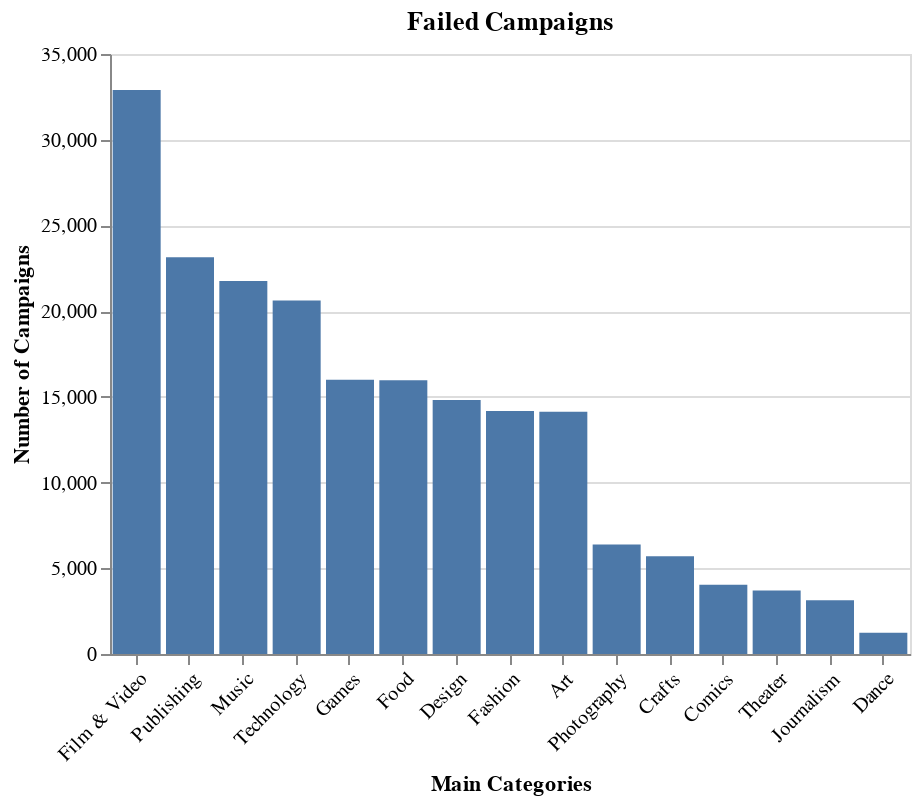

Notebook code cell kept with this figure:
### Code cell
"""
Realizamos lo mismo para las campañas fallidas.
"""


failed = df.loc[df.state=='failed']
main_categories_failure = failed.main_category.value_counts()
main_categories_failure_use = pd.DataFrame({
    'Main Categories' : main_categories_failure.index,
    'Number of Campaigns' : main_categories_failure.values
})
alt.Chart(main_categories_failure_use, title='Failed Campaigns').mark_bar().encode(
    x = alt.X('Main Categories', sort = main_categories.values, axis =  alt.Axis(labelAngle=-45)),
    y = 'Number of Campaigns',
    tooltip = ('Number of Campaigns')
).properties(width = 400)

### Figure 1 — Vega-Lite specification as saved in the notebook (floating-point values rounded to 4 significant figures)
{"config": {"view": {"continuousWidth": 400, "continuousHeight": 300}}, "data": {"name": "data-864333ed7cb3503f3aac70fa15a6556b"}, "mark": "bar", "encoding": {"tooltip": {"field": "Number of Campaigns", "type": "quantitative"}, "x": {"axis": {"labelAngle": -45}, "field": "Main Categories", "sort": [63580.0, 51920.0, 39870.0, 35230.0, 32570.0, 30070.0, 28150.0, 24600.0, 22820.0, 10910.0, 10820.0, 10780.0, 8809.0, 4755.0, 3768.0], "type": "nominal"}, "y": {"field": "Number of Campaigns", "type": "quantitative"}}, "title": "Failed Campaigns", "width": 400, "$schema": "https://vega.github.io/schema/vega-lite/v4.17.0.json", "datasets": {"data-864333ed7cb3503f3aac70fa15a6556b": [{"Main Categories": "Film & Video", "Number of Campaigns": 32904}, {"Main Categories": "Publishing", "Number of Campaigns": 23145}, {"Main Categories": "Music", "Number of Campaigns": 21752}, {"Main Categories": "Technology", "Number of Campaigns": 20616}, {"Main Categories": "Games", "Number of Campaigns": 16003}, {"Main Categories": "Food", "Number of Campaigns": 15969}, {"Main Categories": "Design", "Number of Campaigns": 14814}, {"Main Categories": "Fashion", "Number of Campaigns": 14182}, {"Main Categories": "Art", "Number of Campaigns": 14131}, {"Main Categories": "Photography", "Number of Campaigns": 6384}, {"Main Categories": "Crafts", "Number of Campaigns": 5703}, {"Main Categories": "Comics", "Number of Campaigns": 4036}, {"Main Categories": "Theater", "Number of Campaigns": 3708}, {"Main Categories": "Journalism", "Number of Campaigns": 3137}, {"Main Categories": "Dance", "Number of Campaigns": 1235}]}}
